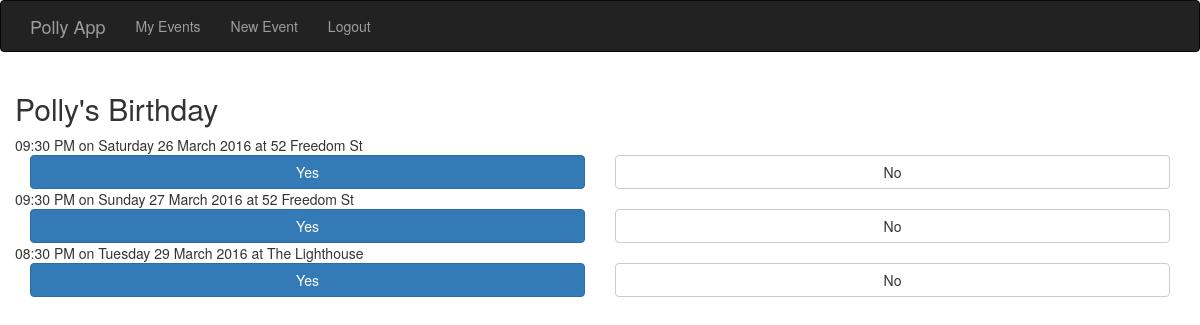
Before: /event_details/1 (signed in) with the older database file.
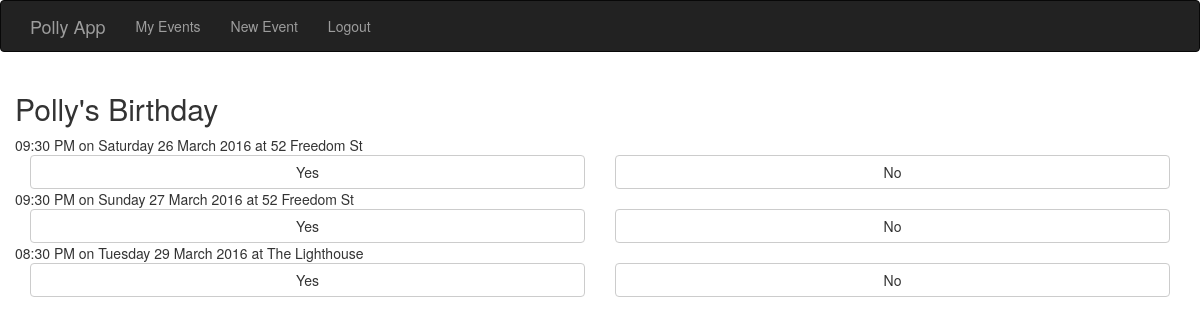
After: the same page with the newer database file.
### app/models.py (models this page shows, shortened)
class EventInvite(db.Model):
	__tablename__ = "eventinvites"
	id = db.Column(db.Integer, primary_key=True)
	eventdate_id = db.Column(db.Integer, db.ForeignKey("eventdates.id"))
	invited_id = db.Column(db.Integer, db.ForeignKey("users.id"))
	status =  db.Column(db.Integer, unique=False) #1 is attending, 0 is not replied, -1 is not attending

### app/views.py (the view)
@app.route('/event_details/<int:event_id>', methods=['GET', 'POST'])
@login_required
def event_details(event_id):
	event = Event.query.filter_by(id = event_id).first()
	eventdates = EventDate.query.filter_by(event_id = event_id).all()
	invitees = EventInvite.query.join(EventDate).filter_by(event_id = event_id).all()
	if event.admin_id == current_user.id:
		return render_template("event_details_admin.html", title="Event_details", event = event , eventdates = eventdates, invitees = invitees)
	elif current_user.id in [invitee.invited_id for invitee in invitees]:
		return render_template("event_details_invited.html", title="Event_details", event = event , eventdates = eventdates, invitees = invitees)
	else:
		return "You are not admin or invited to " + event.name

### app/models.py (called while the page is built)
@login_manager.user_loader
def load_user(user_id):
	return User.query.get(int(user_id))

### app/templates/event_details_invited.html
{% extends "base.html" %}
{% block content %}
 <div class = "container">
	<div class = "row">
		<h2> {{ event.name }} </h2>
	</div>
	{%for eventdate in eventdates%}
	<div class = "row">
		<div class = "col-sm-12">
			<div class = "row">
			{{eventdate.date.strftime("%I:%M %p")}} on {{eventdate.date.strftime("%A %d %B %Y")}} at {{eventdate.location}}
			</div>
			<div class = "row">
			{%for invitee in invitees%}
			{%if invitee.eventdate.id == eventdate.id and invitee.invited_id == current_user.id %}
				<div class = "col-xs-6">
					{%if invitee.status == 1%}
					<a href="{{url_for("confirm_attending", eventinvite_id = invitee.id)}}" class="btn btn-primary btn-block ">
						Yes
					</a>
					{%elif invitee.status != 1%}
					<a href="{{url_for("confirm_attending", eventinvite_id = invitee.id)}}" class="btn btn-default btn-block ">
						Yes
					</a>
					{%endif%}
				</div>
				<div class = "col-xs-6">
					{%if invitee.status == -1%}
					<a href="{{url_for("cant_make_it", eventinvite_id = invitee.id)}}" class="btn btn-primary btn-block ">
						No
					</a>
					{%elif invitee.status != -1%}
					<a href="{{url_for("cant_make_it", eventinvite_id = invitee.id)}}" class="btn btn-default btn-block ">
						No
					</a>
					{%endif%}
				{%endif%}
				{%endfor%}
				</div>
			</div>
		</div>
	</div>
	{%endfor%}
</div>
{% endblock %}

Changed rows visible on the page:
changed EventInvite (number 1 of 3 on the later page): status 1 → 0 (drawn)
changed EventInvite (number 2 of 3 on the later page): status 1 → 0 (drawn)
changed EventInvite (number 3 of 3 on the later page): status 1 → 0 (drawn)
